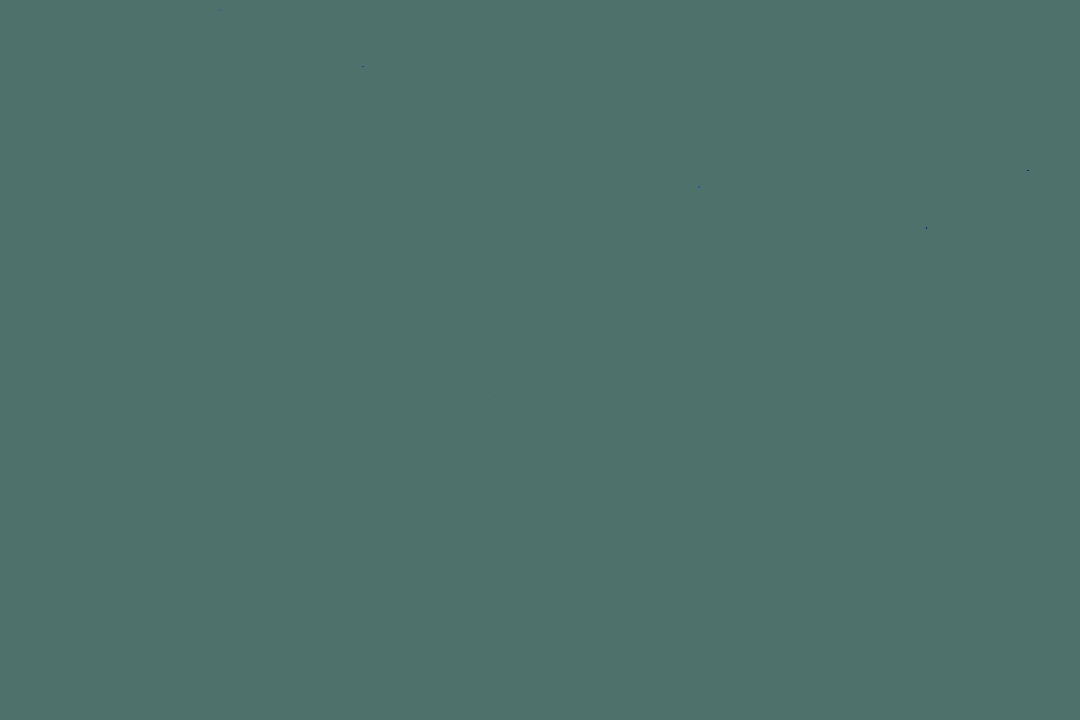
Frame 1 (no input)
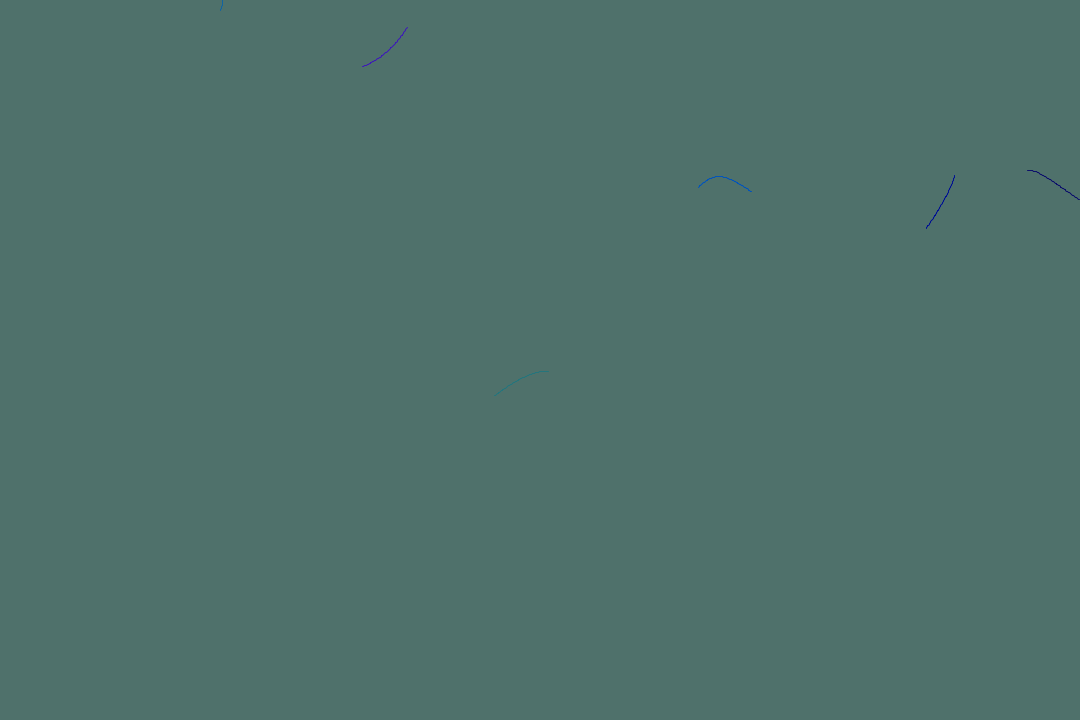
Frame 60 (the mouse pressed at the canvas centre just before this capture)
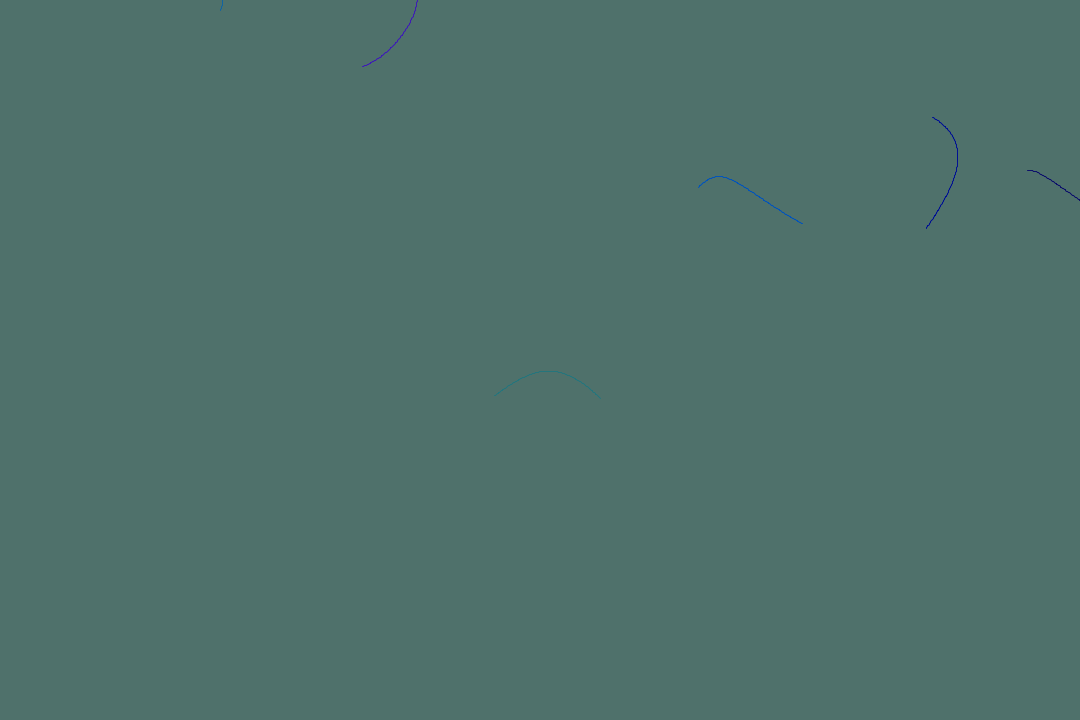
Frame 120 (the mouse held since frame 60 and released just before this capture)

The Processing sketch that drew these frames (run headless with seeded random() and noise(); from frame 60 on, the mouse is pressed at the canvas centre):

// Processing sketch: processing_115259
// ── processing_115259.pde

float t = 0;
float dt = 0.01;
//Below is how you change the slope field, changing the drawing.
//try some of the commented out functions, or write your own
//this can create totally different drawings
float slope(float x, float y) {
  float slope = cos(x/50)/sin(y/50)+(y-360)/300;
  return slope;
}
float l = 1;
float asign = 1;
float askip = 0;
float bsign = 1;
float bskip = 0;
float csign = 1;
float cskip = 0;
float dsign = 1;
float dskip = 0;
float esign = 1;
float eskip = 0;
float fsign = 1;
float fskip = 0;
float ax = random(1080);
float ay = random(720);
float bx = random(1080);
float by = random(720);
float cx = random(1080);
float cy = random(720);
float dx = random(1080);
float dy = random(720);
float ex = random(1080);
float ey = random(720);
float fx = random(1080);
float fy = random(720);
void setup() {
  size (1080, 720);
  background (79,113,107);
}

void draw() {
//line 1 starts here
  stroke(0,83,188);
  if (slope(ax,ay)>10){
    askip = 0;
    while (abs(slope(ax, ay+askip)) > 10){
      askip+= asign;
    }
    line(ax, ay, ax, ay + askip);
    ay += askip;
    if (slope(ax,ay) < 0){
      asign = (-1) * asign;
    }
  } else if (slope(ax,ay)<-10){
    askip = 0;
    while (abs(slope(ax, ay+askip)) > 10){
      askip -= asign;
    }
    line(ax, ay, ax, ay + askip);
    ay += askip;
    if (slope(ax,ay) > 0){
      asign = (-1) * asign;
    }
  } else{
    float sfa = l / mag(slope(ax,ay),1);
    float adx = asign*sfa;
    float ady = asign*slope(ax,ay)*sfa;
    line(ax, ay, ax+adx, ay+ady);
    ax += adx;
    ay += ady;
  }

//line 2 starts here    
  stroke(12,15,106);
  if (slope(bx,by)>10){
    bskip = 0;
    while (abs(slope(bx, by+bskip)) > 10){
      bskip += bsign;
    }
    line(bx, by, bx, by + bskip);
    by += bskip;
    if (slope(bx,by) < 0){
      bsign = (-1) * bsign;
    }
  } else if (slope(bx,by)<-10){
    bskip = 0;
    while (abs(slope(bx, by+bskip)) > 10){
      bskip -= bsign;
    }
    line(bx, by, bx, by + bskip);
    by += bskip;
    if (slope(bx,by) > 0){
      bsign = (-1) * bsign;
    }
  } else{
    float sfb = l / mag(slope(bx,by),1);
    float bdx = bsign*sfb;
    float bdy = bsign*slope(bx,by)*sfb;
    line(bx, by, bx+bdx, by+bdy);
    bx += bdx;
    by += bdy;
  }
//line 3 starts here
  stroke(0,16,147);
  if (slope(cx,cy)>10){
    cskip = 0;
    while (abs(slope(cx, cy+cskip)) > 10){
      cskip+= csign;
    }
    line(cx, cy, cx, cy + cskip);
    cy += cskip;
    if (slope(cx,cy) < 0){
      csign = (-1) * csign;
    }
  } else if (slope(cx,cy)<-10){
    cskip = 0;
    while (abs(slope(cx, cy+cskip)) > 10){
      cskip -= csign;
    }
    line(cx, cy, cx, cy + cskip);
    cy += cskip;
    if (slope(cx,cy) > 0){
      csign = (-1) * csign;
    }
  } else{
    float sfc = l / mag(slope(cx,cy),1);
    float cdx = csign*sfc;
    float cdy = csign*slope(cx,cy)*sfc;
    line(cx, cy, cx+cdx, cy+cdy);
    cx += cdx;
    cy += cdy;
  }
//line 4 starts here
  stroke(36,117,124);
  if (slope(dx,dy)>10){
    dskip = 0;
    while (abs(slope(dx, dy+dskip)) > 10){
      dskip+= dsign;
    }
    line(dx, dy, dx, dy + dskip);
    dy += dskip;
    if (slope(dx,dy) < 0){
      dsign = (-1) * dsign;
    }
  } else if (slope(dx,dy)<-10){
    dskip = 0;
    while (abs(slope(dx, dy+dskip)) > 10){
      dskip -= dsign;
    }
    line(dx, dy, dx, dy + dskip);
    dy += dskip;
    if (slope(dx,dy) > 0){
      dsign = (-1) * dsign;
    }
  } else{
    float sfd = l / mag(slope(dx,dy),1);
    float ddx = dsign*sfd;
    float ddy = dsign*slope(dx,dy)*sfd;
    line(dx, dy, dx+ddx, dy+ddy);
    dx += ddx;
    dy += ddy;
  }
//line 5 starts here
  stroke(62,26,183);
  if (slope(ex,ey)>10){
    eskip = 0;
    while (abs(slope(ex, ey+eskip)) > 10){
      eskip+= esign;
    }
    line(ex, ey, ex, ey + eskip);
    ey += eskip;
    if (slope(ex,ey) < 0){
      esign = (-1) * esign;
    }
  } else if (slope(ex,ey)<-10){
    eskip = 0;
    while (abs(slope(ex, ey+eskip)) > 10){
      eskip -= esign;
    }
    line(ex, ey, ex, ey + eskip);
    ey += eskip;
    if (slope(ex,ey) > 0){
      esign = (-1) * esign;
    }
  } else{
    float sfe = l / mag(slope(ex,ey),1);
    float edx = esign*sfe;
    float edy = esign*slope(ex,ey)*sfe;
    line(ex, ey, ex+edx, ey+edy);
    ex += edx;
    ey += edy;
  }
//line 6 starts here
  stroke(16,100,162);
  if (slope(fx,fy)>10){
    fskip = 0;
    while (abs(slope(fx, fy+fskip)) > 10){
      fskip+= fsign;
    }
    line(fx, fy, fx, fy + fskip);
    fy += fskip;
    if (slope(fx,fy) < 0){
      fsign = (-1) * fsign;
    }
  } else if (slope(fx,fy)<-10){
    fskip = 0;
    while (abs(slope(fx, fy+fskip)) > 10){
      fskip -= fsign;
    }
    line(fx, fy, fx, fy + fskip);
    fy += fskip;
    if (slope(fx,fy) > 0){
      fsign = (-1) * fsign;
    }
  } else{
    float sff = l / mag(slope(fx,fy),1);
    float fdx = fsign*sff;
    float fdy = fsign*slope(fx,fy)*sff;
    line(fx, fy, fx+fdx, fy+fdy);
    fx += fdx;
    fy += fdy;
  }
}
